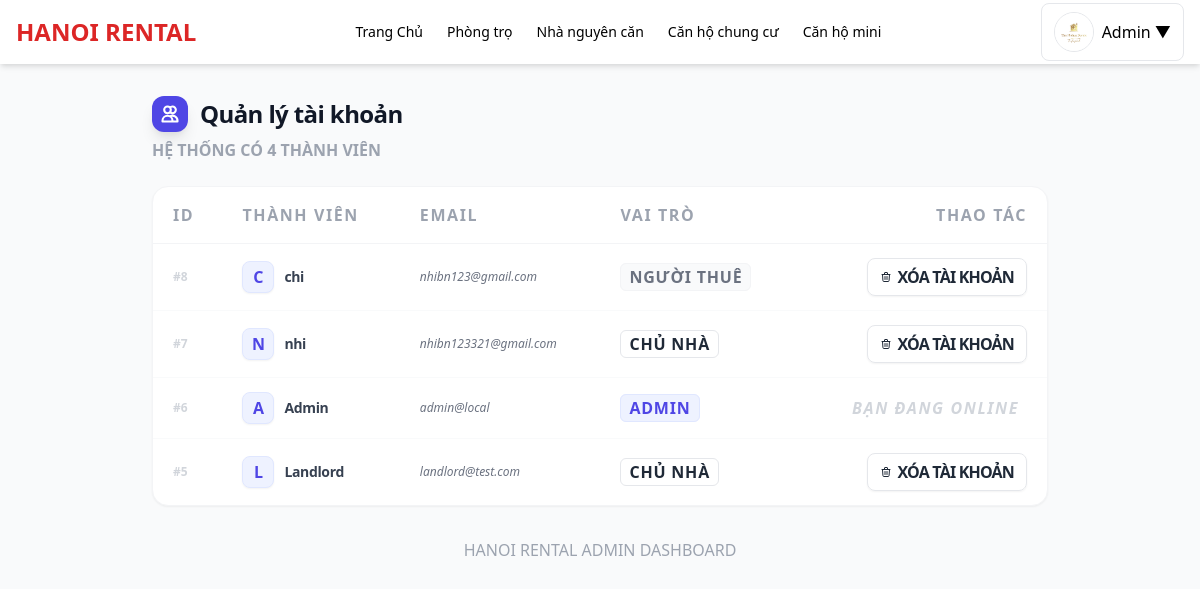
The app's page /admin/manage_users.php (signed in), older data.
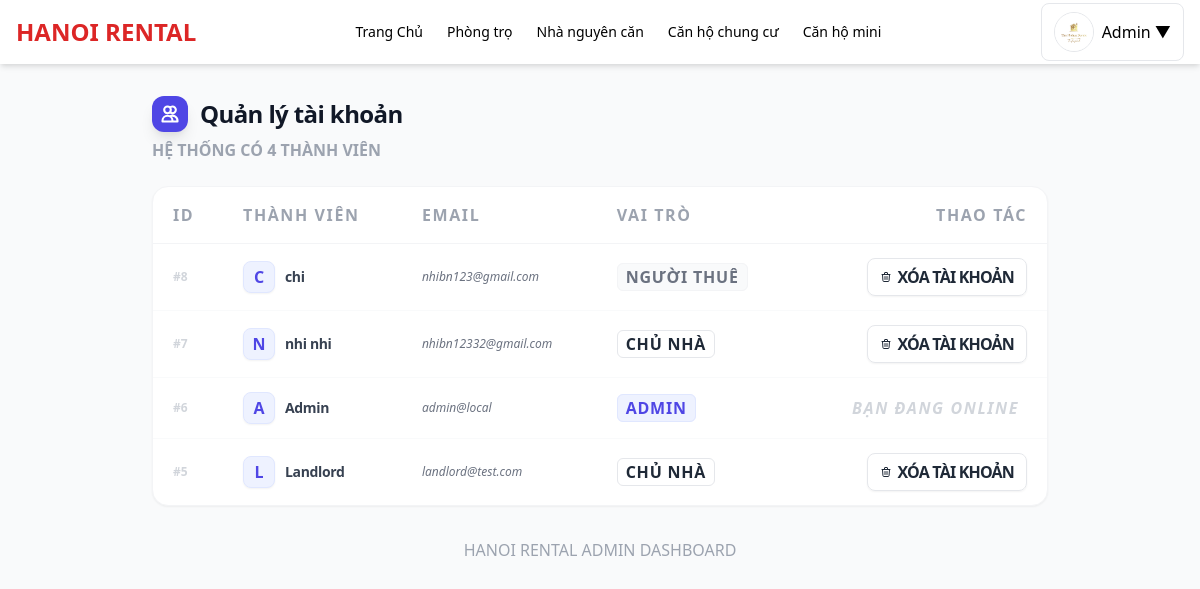
The same page, newer data.
### tables this page shows
CREATE TABLE `users` (
  `id` int(11) NOT NULL,
  `name` varchar(255) DEFAULT NULL,
  `email` varchar(255) DEFAULT NULL,
  `password` varchar(255) DEFAULT NULL,
  `phone` varchar(20) DEFAULT NULL,
  `zalo` varchar(20) DEFAULT NULL,
  `avatar` varchar(255) DEFAULT NULL,
  `role` enum('admin','landlord','renter') DEFAULT 'renter',
  `status` varchar(20) DEFAULT 'active',
  `is_admin` tinyint(4) DEFAULT 0,
  `created_at` timestamp NOT NULL DEFAULT current_timestamp()
);

### functions.php (called while the page is built, shortened)
<?php
if (!function_exists("esc")) {
    function esc($s) {
        return htmlspecialchars($s ?? '', ENT_QUOTES, 'UTF-8');
    }
}

### admin/manage_users.php (the view, shortened to what the changed rows need)
<?php
require '../header.php';
require '../functions.php';
$users = $pdo->query("SELECT * FROM users ORDER BY id DESC")->fetchAll();
?>
<div class="min-h-screen bg-[#f8fafc] py-8 px-4 font-sans text-gray-800">
    <main class="max-w-4xl mx-auto">
        <div class="flex items-center justify-between mb-6">
            <div>
                <h2 class="text-2xl font-black text-gray-900 tracking-tight flex items-center gap-3">
                    <span class="p-2 bg-indigo-600 rounded-xl shadow-lg shadow-indigo-200 text-white">
                        <svg class="w-5 h-5" fill="none" stroke="currentColor" viewBox="0 0 24 24"><path stroke-linecap='round' stroke-linejoin='round' stroke-width='2.5' d='M12 4.354a4 4 0 110 5.292M15 21H3v-1a6 6 0 0112 0v1zm0 0h6v-1a6 6 0 00-9-5.197M13 7a4 4 0 11-8 0 4 4 0 018 0z'/></svg>
                    </span>
                    Quản lý tài khoản
                </h2>
            </div>
        </div>
        <div class="bg-white rounded-2xl shadow-sm border border-gray-100 overflow-hidden">
            <div class="overflow-x-auto">
                <table class="w-full text-left border-collapse">
                    <thead>
                        <tr class="bg-gray-50/50 border-b border-gray-100">
                            <th class="px-5 py-4 text-[10px] font-black uppercase tracking-widest text-gray-400">ID</th>
                            <th class="px-5 py-4 text-[10px] font-black uppercase tracking-widest text-gray-400">Thành viên</th>
                            <th class="px-5 py-4 text-[10px] font-black uppercase tracking-widest text-gray-400">Email</th>
                            <th class="px-5 py-4 text-[10px] font-black uppercase tracking-widest text-gray-400">Vai trò</th>
                            <th class="px-5 py-4 text-right text-[10px] font-black uppercase tracking-widest text-gray-400">Thao tác</th>
                        </tr>
                    </thead>
                    <tbody class="divide-y divide-gray-50">
                        <?php foreach ($users as $u):
                            $isAdmin = $u['is_admin'] == 1;
                            $roleLabel = $isAdmin ? 'Admin' : ($u['role'] == 'landlord' ? 'Chủ nhà' : 'Người thuê');
                            $roleClass = $isAdmin ? 'bg-indigo-50 text-indigo-600 border-indigo-100' : ($u['role'] == 'landlord' ? 'bg-emerald-50 text-emerald-600 border-emerald-100' : 'bg-gray-50 text-gray-500 border-gray-100');
                        ?>
                        <tr class="hover:bg-indigo-50/20 transition-colors group">
                            <td class="px-5 py-3.5 font-bold text-gray-300 text-xs">#<?= $u['id'] ?></td>
                            <td class="px-5 py-3.5">
                                <div class="flex items-center gap-2.5">
                                    <div class="w-8 h-8 rounded-lg bg-indigo-50 border border-indigo-100 flex items-center justify-center text-indigo-600 text-[11px] font-black shadow-sm">
                                        <?= strtoupper(substr($u['name'], 0, 1)) ?>
                                    </div>
                                    <span class="font-bold text-gray-700 text-sm group-hover:text-indigo-600 transition-colors tracking-tight"><?= esc($u['name']) ?></span>
                                </div>
                            </td>
                            <td class="px-5 py-3.5 text-xs text-gray-500 font-medium lowercase italic"><?= esc($u['email']) ?></td>
                            <td class="px-5 py-3.5">
                                <span class="px-2 py-0.5 rounded-md text-[9px] font-black border uppercase tracking-wider <?= $roleClass ?>">
                                    <?= $roleLabel ?>
                                </span>
                            </td>
                            <td class="px-5 py-3.5 text-right">
                                <?php if ($u['id'] != ($_SESSION['user']['id'] ?? 0)): ?>
                                    <a href="?delete=<?= $u['id'] ?>"
                                       onclick="return confirm('⚠️ Chắc chắn muốn XÓA tài khoản <?= esc($u['name']) ?>?');"
                                       class="inline-flex items-center gap-1.5 px-3 py-1.5 bg-rose-50 text-rose-500 text-[9px] font-black rounded-lg hover:bg-rose-500 hover:text-white transition-all border border-rose-100 uppercase tracking-tighter active:scale-95 shadow-sm shadow-rose-50">
                                        <svg class="w-3 h-3" fill="none" stroke="currentColor" viewBox="0 0 24 24"><path stroke-linecap="round" stroke-linejoin="round" stroke-width="2" d="M19 7l-.867 12.142A2 2 0 0116.138 21H7.862a2 2 0 01-1.995-1.858L5 7m5 4v6m4-6v6m1-10V4a1 1 0 00-1-1h-4a1 1 0 00-1 1v3M4 7h16"/></svg>
                                        Xóa tài khoản
                                    </a>
                                <?php else: ?>
                                    <span class="text-[9px] font-bold text-gray-300 uppercase italic tracking-widest px-2">Bạn đang online</span>
                                <?php endif; ?>
                            </td>
                        </tr>
                        <?php endforeach; ?>
                    </tbody>
                </table>
            </div>
        </div>
    </main>
</div>
</body>
</html>

Row changes from the older to the newer data that the page shows:
changed users id 7: name "nhi" → "nhi nhi"; email "nhibn123321@gmail.com" → "nhibn12332@gmail.com"
